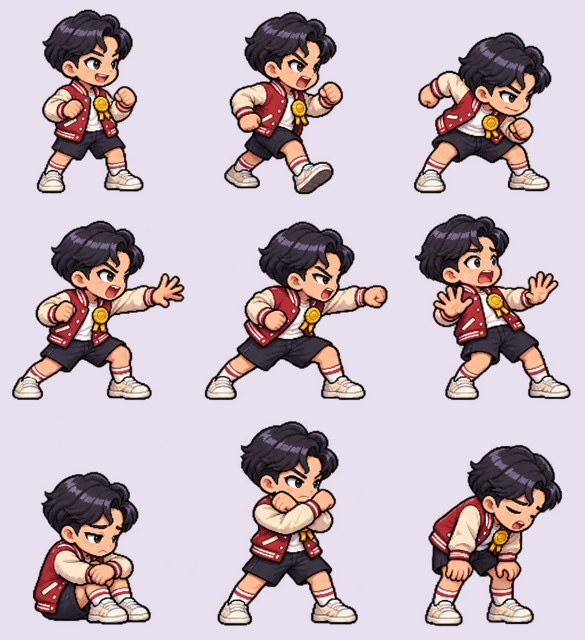
#> input picture work/motion-boss1.jpg, 585 x 640 px
$ python smooth_strip.py ../motion-boss1.jpg out.png
#> lines starting #> are read from the running program, lines starting #| are printed output that depends on the picture
"""모션 띠 중간 칸 만들기(광학 흐름 보간).

칸 사이마다 k칸을 끼워 넣어 띠를 매끄럽게 한다. 원래 칸은 그대로 두고(i번째 원래 칸 → i*(k+1)번째),
반복 띠(--loop)는 마지막 칸 → 첫 칸 사이도 메운다. 장비 마스크 띠(--mask)는 그림 띠에서 구한 흐름을 그대로 써서
옷 색 칠하기 영역이 그림과 어긋나지 않게 한다.

python work/tools/smooth_strip.py 그림띠.webp 출력.webp [--k 3] [--loop] [--mask 마스크띠.webp 마스크출력.webp] [--sheet 확인용.png]
"""
import argparse

import cv2
import numpy as np
from PIL import Image

CELL_W, CELL_H = 280, 255


def cells(path):
#> called with path = '../motion-boss1.jpg'
    image = np.asarray(Image.open(path).convert('RGBA')).astype(np.float32) / 255.0
    count = image.shape[1] // CELL_W
#> count = 2
    return [image[:, i * CELL_W:(i + 1) * CELL_W].copy() for i in range(count)]


def guide(cell):
    # 흐름을 구할 회색 그림: 실루엣(알파)을 강조하고 안쪽 명암도 조금 넣는다
    alpha = cell[..., 3]
    luma = (cell[..., 0] * 0.299 + cell[..., 1] * 0.587 + cell[..., 2] * 0.114) * alpha
    return np.clip((alpha * 0.55 + luma * 0.45) * 255, 0, 255).astype(np.uint8)


def flow_between(a, b):
    dis = cv2.DISOpticalFlow_create(cv2.DISOPTICAL_FLOW_PRESET_MEDIUM)
    dis.setFinestScale(0)
    dis.setPatchSize(12)
    dis.setPatchStride(4)
    dis.setGradientDescentIterations(25)
    dis.setVariationalRefinementIterations(5)
    ga, gb = guide(a), guide(b)
    ab = dis.calc(ga, gb, None)
    ba = dis.calc(gb, ga, None)
    # 흐름을 부드럽게: 이웃 픽셀끼리 따로 놀면 그림이 찢어진 줄무늬가 생기므로, 늘어나는 쪽으로 다듬는다
    return smooth_flow(ab), smooth_flow(ba)


FLOW_BLUR = 7


def smooth_flow(flow):
    if FLOW_BLUR <= 0:
        return flow
    flow = cv2.medianBlur(flow, 5)
    return cv2.GaussianBlur(flow, (0, 0), FLOW_BLUR)


def warp(cell, flow, scale, nearest=False):
    # 마스크는 가장 가까운 점을 가져온다(부위 색이 섞이면 빨강+초록이 노랑=신발처럼 엉뚱한 부위로 읽힘)
    h, w = cell.shape[:2]
    gx, gy = np.meshgrid(np.arange(w, dtype=np.float32), np.arange(h, dtype=np.float32))
    mx = gx - flow[..., 0] * scale
    my = gy - flow[..., 1] * scale
    mode = cv2.INTER_NEAREST if nearest else cv2.INTER_LINEAR
    return cv2.remap(cell, mx, my, interpolation=mode, borderMode=cv2.BORDER_CONSTANT, borderValue=0)


def premul(cell):
    out = cell.copy()
    out[..., :3] *= out[..., 3:4]
    return out


def unpremul(cell):
    out = cell.copy()
    alpha = np.maximum(out[..., 3:4], 1e-4)
    out[..., :3] = np.where(out[..., 3:4] > 1e-4, out[..., :3] / alpha, 0)
    return np.clip(out, 0, 1)


def between(a, b, ab, ba, t, mode='near'):
    # 중간 시각 t의 그림. near = 가까운 원래 칸 하나만 흐름대로 휘어 쓴다(두 그림이 겹친 잔상이 없음).
    # blend = A를 t만큼, B를 (1-t)만큼 끌어와 섞는다(알파를 곱한 색으로)
    wa = warp(premul(a), ab, t)
    wb = warp(premul(b), ba, 1 - t)
    if mode == 'near':
        mixed = wa if t < 0.5 else wb
        return unpremul(mixed)
    mixed = wa * (1 - t) + wb * t
    # 실루엣은 더 또렷하게: 알파를 조금 세운다
    mixed[..., 3] = np.clip((mixed[..., 3] - 0.5) * 1.15 + 0.5, 0, 1) * (mixed[..., 3] > 0.02)
    return unpremul(mixed)


def between_mask(ma, mb, ab, ba, t):
    # 마스크는 섞지 않고 가까운 쪽을 고른다(칠할 부위 값이 섞이면 색이 틀어짐)
    return warp(ma, ab, t, nearest=True) if t < 0.5 else warp(mb, ba, 1 - t, nearest=True)


def smooth(frames, k, loop, masks=None, mode='near'):
    out, out_masks = [], []
    pairs = len(frames) if loop else len(frames) - 1
    for i in range(pairs):
        a, b = frames[i], frames[(i + 1) % len(frames)]
        ab, ba = flow_between(a, b)
        out.append(a)
        if masks is not None:
            out_masks.append(masks[i])
        for j in range(1, k + 1):
            t = j / (k + 1)
            out.append(between(a, b, ab, ba, t, mode))
            if masks is not None:
                out_masks.append(between_mask(masks[i], masks[(i + 1) % len(masks)], ab, ba, t))
    if not loop:
        out.append(frames[-1])
        if masks is not None:
            out_masks.append(masks[-1])
    return out, out_masks


def save(frames, path, lossless=False):
    # 마스크 띠는 칠할 부위 색(빨강·초록·파랑·노랑)이 뭉개지지 않게 손실 없이 저장한다
    strip = np.concatenate(frames, axis=1)
    image = Image.fromarray(np.clip(strip * 255 + 0.5, 0, 255).astype(np.uint8), 'RGBA')
    if lossless:
        image.save(path, lossless=True, method=6)
    else:
        image.save(path, lossless=False, quality=90, method=6)


def sheet(frames, path, per_row=8):
    rows = []
    for start in range(0, len(frames), per_row):
        row = frames[start:start + per_row]
        row += [np.zeros_like(frames[0])] * (per_row - len(row))
        rows.append(np.concatenate(row, axis=1))
    image = np.concatenate(rows, axis=0)
    bg = np.ones_like(image[..., :3]) * np.array([0.93, 0.9, 0.85], dtype=np.float32)
    rgb = image[..., :3] * image[..., 3:4] + bg * (1 - image[..., 3:4])
    Image.fromarray(np.clip(rgb * 255, 0, 255).astype(np.uint8), 'RGB').save(path)


if __name__ == '__main__':
    parser = argparse.ArgumentParser()
    parser.add_argument('src')
    parser.add_argument('out')
    parser.add_argument('--k', type=int, default=3)
    parser.add_argument('--loop', action='store_true')
    parser.add_argument('--mask', nargs=2)
    parser.add_argument('--sheet')
    parser.add_argument('--mode', default='near', choices=['near', 'blend'])
    args = parser.parse_args()
    frames = cells(args.src)
#> frames = 2 items
    masks = cells(args.mask[0]) if args.mask else None
    result, result_masks = smooth(frames, args.k, args.loop, masks, args.mode)
#> in smooth, `pairs = len(frames) if loop else len(frames) - 1`: pairs = 1
#> the loop in smooth, `for i in range(pairs):` made 1 pass
#> pass 1, in smooth, `a, b = frames[i], frames[(i + 1) % len(frames)]`:
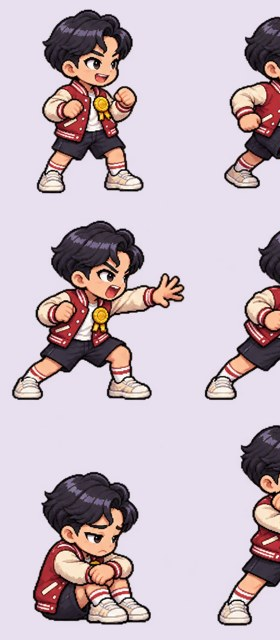
#> a: shape (640, 280, 4) float32; mean of channels 0, 1, 2, 3 0.779, 0.719, 0.755, 1; drawn as R, G, B
#> pass 1, in smooth, `a, b = frames[i], frames[(i + 1) % len(frames)]`:
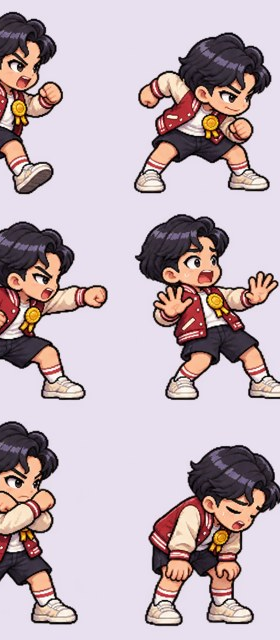
#> b: shape (640, 280, 4) float32; mean of channels 0, 1, 2, 3 0.753, 0.687, 0.715, 1; drawn as R, G, B
#> pass 1, in guide, `luma = (cell[..., 0] * 0.299 + cell[..., 1] * 0.587 + cell[..., 2] * 0..`:
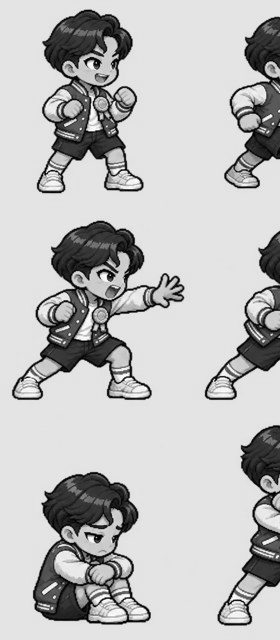
#> luma: shape (640, 280) float32; min 0.000894, max 1, mean 0.742
#> after the loop in smooth, `for i in range(pairs):`: out = 4 items; out_masks = []
#> result = 5 items; result_masks = []
    save(result, args.out)
#> in save, `strip = np.concatenate(frames, axis=1)`:
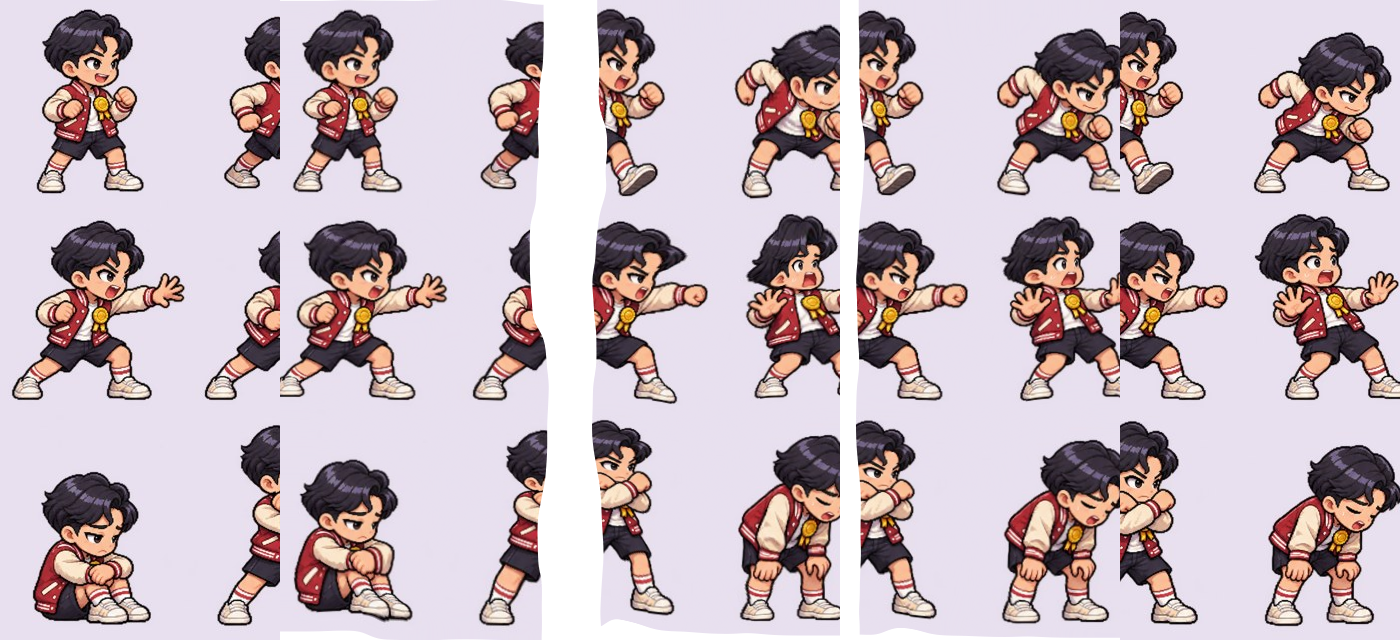
#> strip: shape (640, 1400, 4) float32; mean of channels 0, 1, 2, 3 0.715, 0.651, 0.679, 0.939; transparent parts drawn white
    if args.mask:
        save(result_masks, args.mask[1], lossless=True)
    if args.sheet:
        sheet(result, args.sheet)
    print(f'{len(frames)} → {len(result)} frames')
#| 2 → 5 frames

$ run again, on work/motion-rivals.jpg
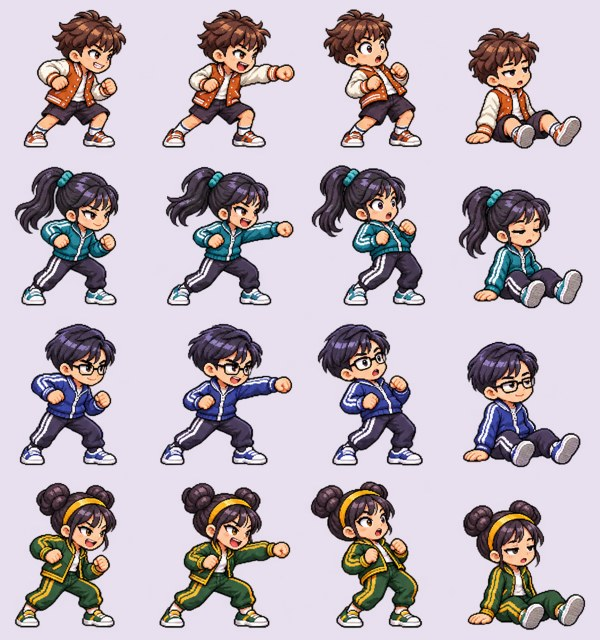
#> input picture work/motion-rivals.jpg, 600 x 640 px
#> frames = 2 items
#> pairs = 1
#> the loop in smooth, `for i in range(pairs):` made 1 pass
#> pass 1, in guide, `luma = (cell[..., 0] * 0.299 + cell[..., 1] * 0.587 + cell[..., 2] * 0..`:
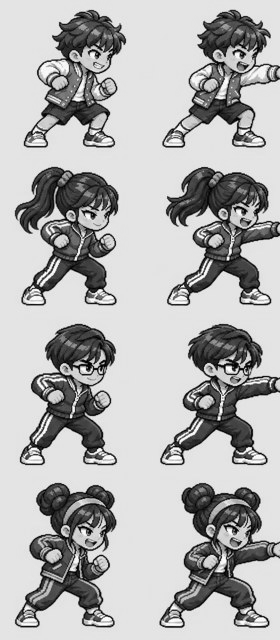
#> luma: shape (640, 280) float32; min 0, max 1, mean 0.698
#> after the loop in smooth, `for i in range(pairs):`: out = 4 items; out_masks = []
#> result = 5 items; result_masks = []
#> in save, `strip = np.concatenate(frames, axis=1)`:
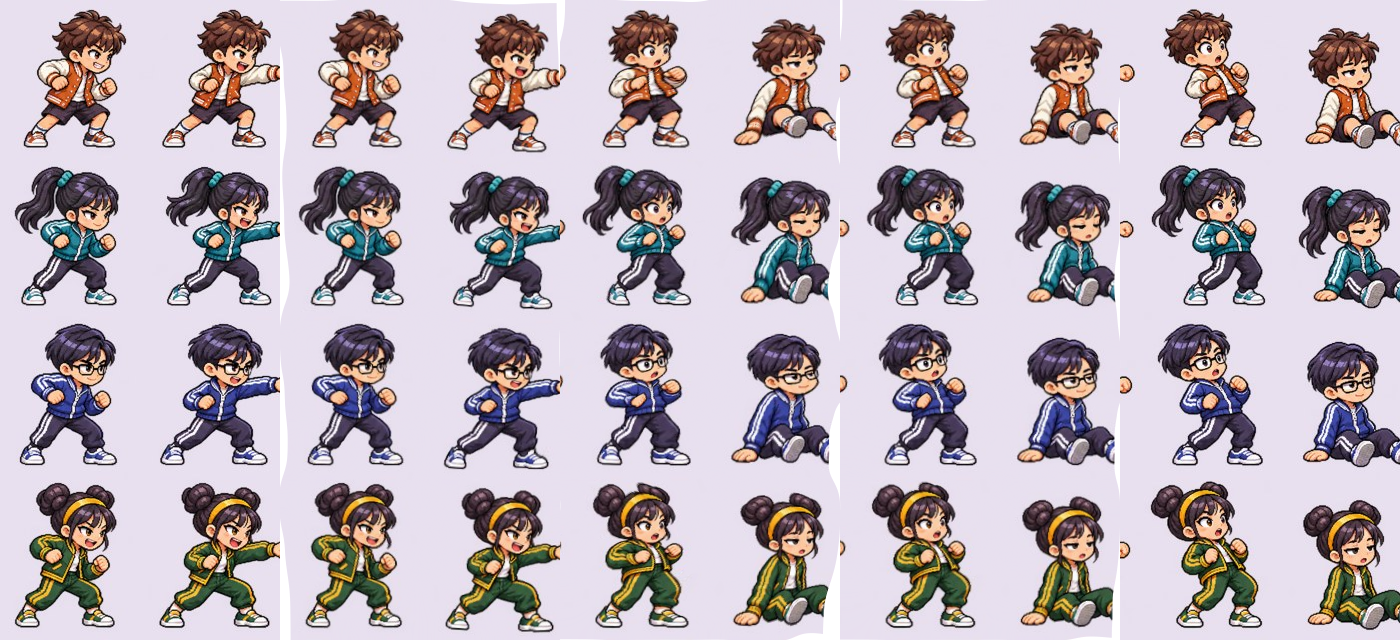
#> strip: shape (640, 1400, 4) float32; mean of channels 0, 1, 2, 3 0.725, 0.68, 0.714, 0.991; transparent parts drawn white
#| 2 → 5 frames
